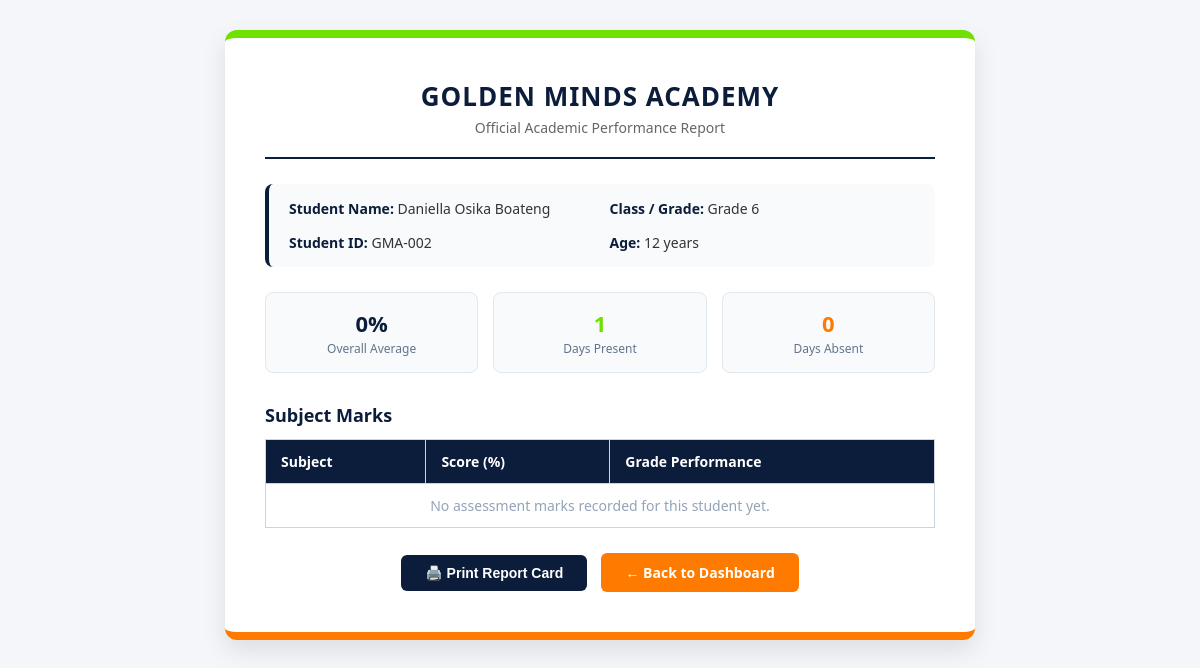
/report_card/2, run on the app's committed database.
### tables this page shows
CREATE TABLE students (
            id INTEGER PRIMARY KEY AUTOINCREMENT,
            name TEXT NOT NULL,
            grade TEXT NOT NULL,
            age INTEGER NOT NULL
        , total_fee REAL DEFAULT 500.00, tuition REAL DEFAULT 300.0, breakfast REAL DEFAULT 80.0, lunch REAL DEFAULT 120.0, transportation REAL DEFAULT 100.0);

### app.py (the view)
@app.route('/report_card/<int:student_id>')
def report_card(student_id):
  conn = get_db_connection()
  student = conn.execute(
      'SELECT * FROM students WHERE id = ?', (student_id,)
  ).fetchone()
  if not student:
    conn.close()
    return 'Student not found', 404
  grades = conn.execute(
      'SELECT subject, score FROM grades WHERE student_id = ?', (student_id,)
  ).fetchall()
  total_score = sum(g['score'] for g in grades) if grades else 0
  average_score = round(total_score / len(grades), 1) if grades else 0
  present_days = conn.execute(
      "SELECT COUNT(*) FROM attendance WHERE student_id = ? AND status ="
      " 'Present'",
      (student_id,),
  ).fetchone()[0]
  absent_days = conn.execute(
      "SELECT COUNT(*) FROM attendance WHERE student_id = ? AND status ="
      " 'Absent'",
      (student_id,),
  ).fetchone()[0]
  conn.close()
  return render_template(
      'report_card.html',
      student=student,
      grades=grades,
      average_score=average_score,
      present_days=present_days,
      absent_days=absent_days,
  )

### app.py (called while the page is built)
def get_db_connection():
  conn = sqlite3.connect('school_database.db')
  conn.row_factory = sqlite3.Row
  return conn

### templates/report_card.html (shortened to what this page needs)
<!DOCTYPE html>
<html lang="en">
<head>
</head>
<body>
    <div class="report-card">
        <div class="school-header">
            <h1>Golden Minds Academy</h1>
            <p>Official Academic Performance Report</p>
        </div>
        <div class="student-info-grid">
            <div class="info-item"><strong>Student Name:</strong> {{ student.name }}</div>
            <div class="info-item"><strong>Class / Grade:</strong> {{ student.grade }}</div>
            <div class="info-item"><strong>Student ID:</strong> GMA-{{ "%03d"|format(student.id) }}</div>
            <div class="info-item"><strong>Age:</strong> {{ student.age }} years</div>
        </div>
        <div class="stats-container">
            <div class="stat-card">
                <div class="number">{{ average_score }}%</div>
                <div class="label">Overall Average</div>
            </div>
            <div class="stat-card">
                <div class="number" style="color: #70e000;">{{ present_days }}</div>
                <div class="label">Days Present</div>
            </div>
            <div class="stat-card">
                <div class="number" style="color: #ff7b00;">{{ absent_days }}</div>
                <div class="label">Days Absent</div>
            </div>
        </div>
        <h2>Subject Marks</h2>
        <table>
            <thead>
                <tr>
                    <th>Subject</th>
                    <th>Score (%)</th>
                    <th>Grade Performance</th>
                </tr>
            </thead>
            <tbody>
                {% for g in grades %}
                <tr>
                    <td>{{ g.subject }}</td>
                    <td><strong>{{ g.score }}%</strong></td>
                    <td>
                        {% if g.score >= 80 %}
                            <span style="color: #70e000; font-weight: 700;">Excellent (A)</span>
                        {% elif g.score >= 70 %}
                            <span style="color: #0b1d3a; font-weight: 700;">Very Good (B)</span>
                        {% elif g.score >= 50 %}
                            <span style="color: #ff7b00; font-weight: 700;">Pass (C)</span>
                        {% else %}
                            <span style="color: #e74c3c; font-weight: 700;">Needs Improvement (F)</span>
                        {% endif %}
                    </td>
                </tr>
                {% else %}
                <tr>
                    <td colspan="3" style="text-align: center; color: #94a3b8;">No assessment marks recorded for this student yet.</td>
                </tr>
                {% endfor %}
            </tbody>
        </table>
        <div class="actions">
            <button onclick="window.print()" class="btn-print">🖨️ Print Report Card</button>
            <a href="/teacher_dashboard" class="btn-back">← Back to Dashboard</a>
        </div>
    </div>
</body>
</html>

### templates/report_card.html (style rules this page uses)
* { box-sizing: border-box; margin: 0; padding: 0; }
body { font-family: 'Segoe UI', Tahoma, Geneva, Verdana, sans-serif; background-color: #f4f6f9; color: #333; padding: 30px 15px; }
.report-card { max-width: 750px; margin: auto; background: white; padding: 40px; border-radius: 12px; box-shadow: 0 10px 25px rgba(0,0,0,0.1); border-top: 8px solid #70e000; border-bottom: 8px solid #ff7b00; }
.school-header { text-align: center; border-bottom: 2px solid #0b1d3a; padding-bottom: 20px; margin-bottom: 25px; }
.school-header h1 { color: #0b1d3a; font-size: 26px; text-transform: uppercase; letter-spacing: 1px; }
.school-header p { color: #666; font-size: 14px; margin-top: 4px; }
.student-info-grid { display: grid; grid-template-columns: 1fr 1fr; gap: 15px; background: #f8fafc; padding: 15px 20px; border-radius: 8px; margin-bottom: 25px; border-left: 4px solid #0b1d3a; }
.info-item { font-size: 14px; }
.info-item strong { color: #0b1d3a; }
h2 { color: #0b1d3a; font-size: 18px; margin-bottom: 12px; }
table { width: 100%; border-collapse: collapse; margin-bottom: 25px; }
th, td { padding: 12px 15px; text-align: left; border: 1px solid #cbd5e1; font-size: 14px; }
th { background-color: #0b1d3a; color: white; }
.stats-container { display: flex; gap: 15px; margin-bottom: 30px; }
.stat-card { flex: 1; background: #f8fafc; padding: 15px; border-radius: 8px; text-align: center; border: 1px solid #e2e8f0; }
.stat-card .number { font-size: 22px; font-weight: 700; color: #0b1d3a; }
.stat-card .label { font-size: 12px; color: #64748b; margin-top: 2px; }
.actions { text-align: center; margin-top: 20px; }
.btn-print { background-color: #0b1d3a; color: white; border: none; padding: 10px 24px; border-radius: 6px; font-weight: 700; cursor: pointer; font-size: 14px; margin-right: 10px; }
.btn-back { background-color: #ff7b00; color: white; text-decoration: none; padding: 10px 24px; border-radius: 6px; font-weight: 700; font-size: 14px; display: inline-block; }

### data on the page
students: name "Daniella Osika Boateng", grade "Grade 6", id "002", age "12"

### other printed values
{{ average_score }} "0"
{{ present_days }} "1"
{{ absent_days }} "0"
